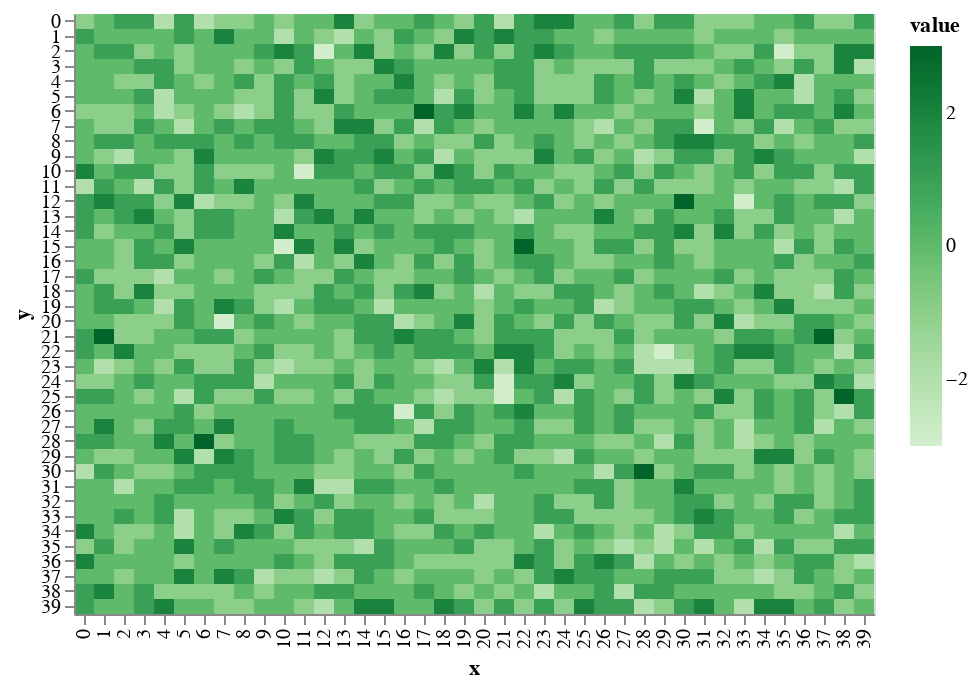

The notebook cell this image was saved under:
### Markdown cell above
# in the beginning, the world was void and without form.

Starting with a grid with nothing on it. No elevation, no terrain. All of this will be generated proceduraly. 

You can see here that the terrain is shifted on a random-normal distribution to make it look _uneven_. Making it randomly doesn't make it look _real_ so I'm going to have to be smarter about the rules that raise and lower terrain in order to make them look like mountains.

### Code cell
world.shift_terrain()
draw.drawTerrainHeight(world.grid_elevation)

### Figure 1 — Vega-Lite specification as saved in the notebook (floating-point values rounded to 4 significant figures; data arrays with more than 128 entries replaced by an {"elided": "..."} marker saying what was removed)
{"$schema": "https://vega.github.io/schema/vega-lite/v2.6.0.json", "config": {"view": {"height": 300, "width": 400}}, "data": {"name": "data-1c9796c4081ce4b517d6b1f9d0a720d6"}, "datasets": {"data-1c9796c4081ce4b517d6b1f9d0a720d6": {"elided": "1600 records"}}, "encoding": {"color": {"field": "value", "scale": {"scheme": "greens"}, "type": "quantitative"}, "x": {"field": "x", "type": "ordinal"}, "y": {"field": "y", "type": "ordinal"}}, "mark": "rect"}
